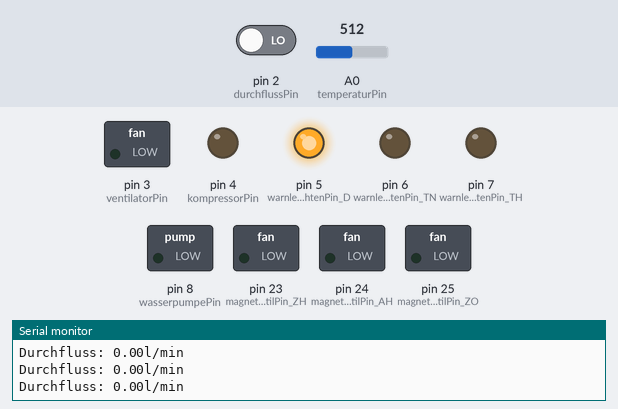
Bench run of a sketch on a simulated Arduino Mega 2560, built with avr-gcc and run on an emulated ATmega2560. Parts: switched loads named in the sketch (green lamp = pin HIGH), output pins drawn as LEDs (lit = HIGH), the last lines printed to the serial monitor. The inputs (shaded band) are chosen by the test bench; at power-on: pin 2 (durchflussPin) LOW, A0 (temperaturPin) = 512.

Above: at 5.0 s.
5.1 s: pin 2 (durchflussPin) driven HIGH
At 6.7 s:
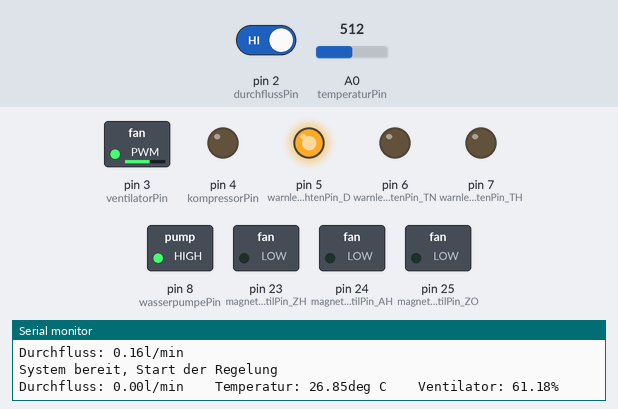
8.1 s: A0 (temperaturPin) set to 0
At 8.7 s:
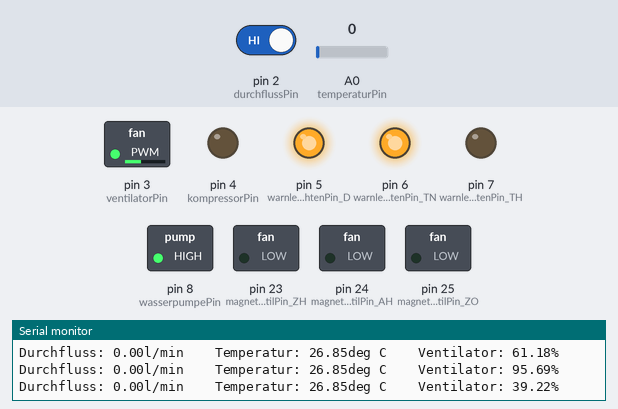
9.6 s: A0 (temperaturPin) set to 464
11.3 s: A0 (temperaturPin) set to 487
At 12.6 s:
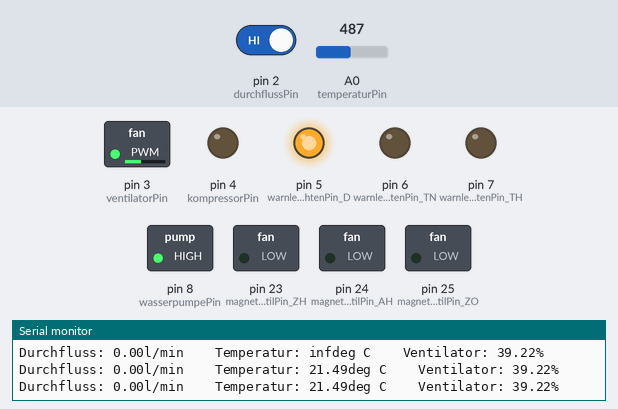
13.6 s: A0 (temperaturPin) set to 716
At 14.6 s:
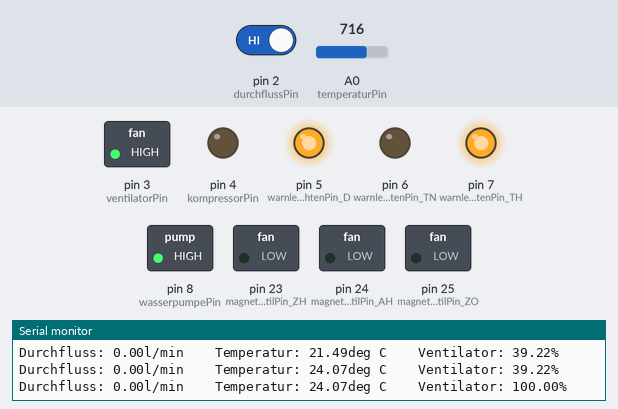
15.7 s: A0 (temperaturPin) set to 1013
17.4 s: A0 (temperaturPin) set to 1023
At 18.8 s:
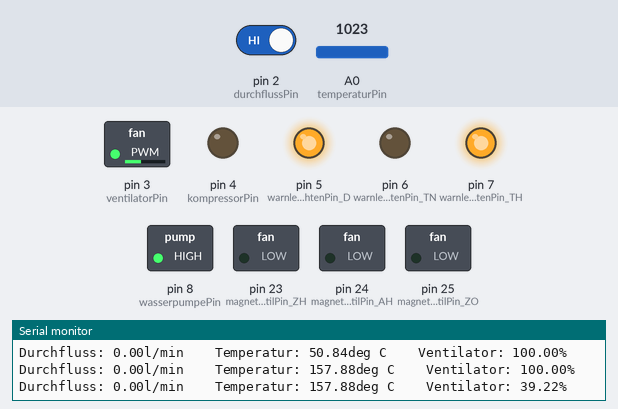
Timing chart, 0 to 20.4 s (numbered marks = the images above; inputs shaded):
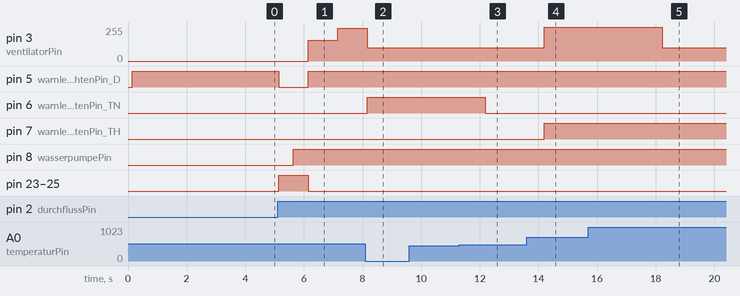

The sketch:

Regelung_BZSystem.ino
```cpp
/*
 *
 * Regelung BZ System
 *
 * Regelung des Brennstoffzellensytems der Gruppe GoKart mit Brennstoffzellenantrieb
 * des Aerospace Labs Herrenberg. Einlesen der Sensoren (Temperatur, Durchfluss, Not-Aus),
 * Ansteuerung der Aktoren (Magnetventile, Ventilator, Kompressor, Wasserpumpe) und Aufbau
 * eines User Interfaces über Warnleuchten.
 *
 * Pinbelegung:
 * -- Sensoren --
 * Pin A0: Temperatur
 * Pin 2: Durchfluss
 * Pin 22: Not-Aus
 *
 * -- Aktoren --
 * Pin 23: Magnetventil Zulauf H2 (ZH)
 * Pin 24: Magnetventil Ablauf H2 (AH)
 * Pin 25: Magnetventil Ablauf O2 (ZO)
 * Pin 3: Ventilator
 * Pin 4: Kompressor
 * Pin 8: Wasserpumpe
 *
 * -- User Interface --
 * Pin 7: Warnleuchte Temperatur zu hoch (TH)
 * Pin 6: Warnleuchte Temperatur zu niedrig (TN)
 * Pin 5: Warnleuchte kein Durchfluss (D)
 *
 */

/*
 * Bibliotheken Import
 */
// Mathe Bibliothek zur Nutzung des Logarithmus
#include <math.h>


/*
 * Deklarieren der Pins
 */
// Analoge Inputs
const int temperaturPin         = A0;
// Digitale Inputs
const int durchflussPin         = 2;
const int notAusPin             = 22;;
// Digitale Outputs
const int magnetventilPin_ZH    = 23;
const int magnetventilPin_AH    = 24;
const int magnetventilPin_ZO    = 25;
// PWM Output
const int ventilatorPin         = 3;
const int kompressorPin         = 4;
const int wasserpumpePin        = 8;
// User Interface
const int warnleuchtenPin_TH    = 7;
const int warnleuchtenPin_TN    = 6;
const int warnleuchtenPin_D     = 5;


/*
 * Deklarieren der globalen Variablen
 */
double temperatur = 0;
double durchfluss = 0;
volatile int nbTopsFan;
int Ventilator_vel = 100;

/*
 * Initialisieren der globalen Parameter
 */
const int R2 = 10000;
const double sollTemp = 25.15;


void setup() {
  // Analoge Inputs
  pinMode(temperaturPin, INPUT);
  // Digitale Inputs
  pinMode(notAusPin, INPUT);
  pinMode(durchflussPin, INPUT);
  // Digitale Outputs
  pinMode(magnetventilPin_ZH, OUTPUT);
  pinMode(magnetventilPin_AH, OUTPUT);
  pinMode(magnetventilPin_ZO, OUTPUT);
  // PWM Output
  pinMode(ventilatorPin, OUTPUT);
  pinMode(wasserpumpePin, OUTPUT);
  pinMode(kompressorPin, OUTPUT);
  pinMode(warnleuchtenPin_TH, OUTPUT);
  pinMode(warnleuchtenPin_TN, OUTPUT);
  pinMode(warnleuchtenPin_D, OUTPUT);
  Serial.begin(9600);

  attachInterrupt(0, rpm, RISING);


  Serial.println("Brennstoffzellen System Regelung");
  Serial.println("AerospaceLab Herrenberg");
  Serial.println("++++++++++++++++++++++++++++++++++++++++++++++++++++++++++");
  Serial.println("Serielle Kommunikation initialisiert");
  Serial.println("Initiale Daten:");
  getTemperatur();
  Serial.print("Temperatur: ");
  Serial.print(temperatur);
  Serial.println(" deg C");
  while(durchfluss <= 0.1) {
    setWarnleuchten(3,1);
    nbTopsFan = 0;
    sei();    // Aktivieren
    delay(500);
    cli();    // Deaktivieren;
    durchfluss = nbTopsFan/6.425;
    Serial.print("Durchfluss: ");
    Serial.print(durchfluss);
    Serial.println("l/min");
    if(durchfluss > 0.1) {
      setVentile(1, 1);
      setVentile(2, 1);
      setVentile(3, 1);
      break;
    }
  }
  setWarnleuchten(3,0);
  Serial.println("System bereit, Start der Regelung");
}

void loop() {  //Durchflusskontrolle und Kompensierung
  nbTopsFan = 0;
  sei();    // Aktivieren
  delay(500);
  cli();    // Deaktivieren;
  durchfluss = nbTopsFan/6.425;
  if(durchfluss < 0.1) {
    setWasserpumpe(255);
    nbTopsFan = 0;
    sei();    // Aktivieren
    delay(500);
    cli();    // Deaktivieren;
    durchfluss = nbTopsFan/6.425;
    if(durchfluss < 0.1) {
      setVentile(1, 0);               //alle Ventile aus
      setVentile(2, 0);
      setVentile(3, 0);
      setKompressor(0);               //Pumpen aus außer Wasserpumpe
      setWarnleuchten(3,1);
    }
  } else {
    setWarnleuchten(3,0);
    setVentile(1, 1);               //alle Ventile aus
    setVentile(2, 1);
    setVentile(3, 1);
  }

        Serial.print("Durchfluss: ");
        Serial.print(durchfluss);
        Serial.print("l/min    ");

        Serial.print("Temperatur: ");
        Serial.print(temperatur);
        Serial.print("deg C    ");


  getTemperatur();
  /*if (temperatur >= 26) {
    while(temperatur >= 25) {
      Ventilator_vel = 255;
      setVentilator(Ventilator_vel);
      Serial.println("Ventilator: ");
      Serial.println(Ventilator_vel);
      getTemperatur();
      delay(500);
    }
  }*/
  double diff = temperatur - sollTemp;
  double reg = diff / 3;
  Ventilator_vel = Ventilator_vel * ( 1 + reg);
  Ventilator_vel = constrain(Ventilator_vel,100,255);
  Serial.print("Ventilator: ");
  Serial.print((double) Ventilator_vel/255.0*100.0);
  Serial.println("%");
  setVentilator(Ventilator_vel);
  if(temperatur > 28) {
    //setVentile(1, 0);            //alle Ventile aus
    //setVentile(2, 0);
    //setVentile(3, 0);
    setKompressor(0);            //Pumpen aus außer Wasserpumpe
    setWarnleuchten(1,1);
    setWarnleuchten(2,0);
  } else if (temperatur < 23) {
    setWarnleuchten(2,1);
    setWarnleuchten(1,0);
  } else {
    setWarnleuchten(1,0);
    setWarnleuchten(2,0);
  }

  if(notAusPin == 1) {
    setVentile(1, 0);            //alle Ventile aus
    setVentile(2, 0);
    setVentile(3, 0);
    setKompressor(0);            //Pumpen aus außer Wasserpumpe
    setWarnleuchten(3,1);          // Warnleuchte
  }
}

/*
 * Funktion um die Temperatur des Wasserkreislaufes zu bestimmen
 */
void getTemperatur() {
  double value = analogRead(temperaturPin);
  double volt = map(value, 0, 1023, 0, 5000);
  double widerstand = (R2/(volt/5000))-R2;
  temperatur=92.1936-28.3997*log(widerstand/1000);
}

/*
 * Funktion um die Durchflussmenge des Wasserkreislaufes zu bestimmen
 */
void rpm() {
  nbTopsFan++;
}

/*
 * Funktion um die Drehgeschwindigkeit der Ventilatoren zu setzen
 * INPUT:
 * nbr (int): Geschwindigkeit des Ventilators
 */
void setVentilator(int vel) {
  analogWrite(ventilatorPin, vel);
}

/*
 * Funktion um die Magnetventile auf ein oder aus zu setzen
 * INPUT:
 * nbr (int): Nummer des zu ansteuernden Magnetventils
 */
void setVentile(int nbr, int state) {
  // Ventil_ZH nbr=1
  if(nbr == 1 && state == 0) {
      digitalWrite(magnetventilPin_ZH, LOW);
  }
  else if(nbr == 1 && state == 1) {
    digitalWrite(magnetventilPin_ZH, HIGH);
  }
  // Ventil_AH nbr=2
  if(nbr == 2 && state == 0) {
    digitalWrite(magnetventilPin_AH, LOW);
  }
  else if(nbr == 2 && state == 1){
    digitalWrite(magnetventilPin_AH, HIGH);
  }
  // Ventil_ZO nbr=3
  if(nbr == 3 && state == 0) {
    digitalWrite(magnetventilPin_ZO, LOW);
  }
  else if(nbr == 3 && state == 1) {
    digitalWrite(magnetventilPin_ZO, HIGH);
  }


  }

/*
 * Funktion um die Pumpstärke der Wasserpumpe zu setzen
 */
void setWasserpumpe(int vel) {
  analogWrite(wasserpumpePin, vel);
}

/*
 * Funktion um die Kompressorstärke zu setzen
 */
void setKompressor(int vel) {
  analogWrite(kompressorPin, vel);

}

/*
 * Funktion um die Warnleuchten anzusteuern
 * INPUT:
 * nbr (int): Nummer der zu ansteuernden LED
 */
void setWarnleuchten(int nbr, int state) {
  // Warnleuchte TH nbr=1
  if(nbr == 1 && state == 0) {
      analogWrite(warnleuchtenPin_TH, 0);
  }
  else if(nbr == 1 && state == 1) {
    analogWrite(warnleuchtenPin_TH, 255);
  }
  // Warnleuchte TN nbr=2
  if(nbr == 2 && state == 0) {
    digitalWrite(warnleuchtenPin_TN, LOW);
  }
  else if(nbr == 2 && state == 1){
    digitalWrite(warnleuchtenPin_TN, HIGH);
  }
  // Warnleuchte D nbr=3
  if(nbr == 3 && state == 0) {
    digitalWrite(warnleuchtenPin_D, LOW);
  }
  else if(nbr == 3 && state == 1) {
    digitalWrite(warnleuchtenPin_D, HIGH);
  }
}
```

Measured:
- the behaviour switches between 477 and 478 on A0 (temperaturPin) (found by bisection; images 2 and 3)
- the behaviour switches between 1022 and 1023 on A0 (temperaturPin) (found by bisection; images 4 and 5)
- after the input at 5.1 s, pin 3 (ventilatorPin): 0/255 → 156/255 after 1.1 s, → 244/255 1.0 s later; pin 5 (warnleuchtenPin_D): HIGH → LOW after 0.05 s, → HIGH 1.0 s later; pin 8 (wasserpumpePin): LOW → HIGH after 0.55 s; pin 23 (magnetventilPin_ZH), pin 24 (magnetventilPin_AH), pin 25 (magnetventilPin_ZO): LOW → HIGH after 0.05 s, → LOW 1.0 s later
- after the input at 8.1 s, pin 3 (ventilatorPin): 244/255 → 100/255 after 0.06 s; pin 6 (warnleuchtenPin_TN): LOW → HIGH after 0.06 s
- after the input at 11.3 s, pin 6 (warnleuchtenPin_TN): HIGH → LOW after 0.89 s
- after the input at 13.6 s, pin 3 (ventilatorPin): 100/255 → 255/255 after 0.60 s; pin 7 (warnleuchtenPin_TH): LOW → HIGH after 0.60 s
- after the input at 17.4 s, pin 3 (ventilatorPin): 255/255 → 100/255 after 0.83 s
